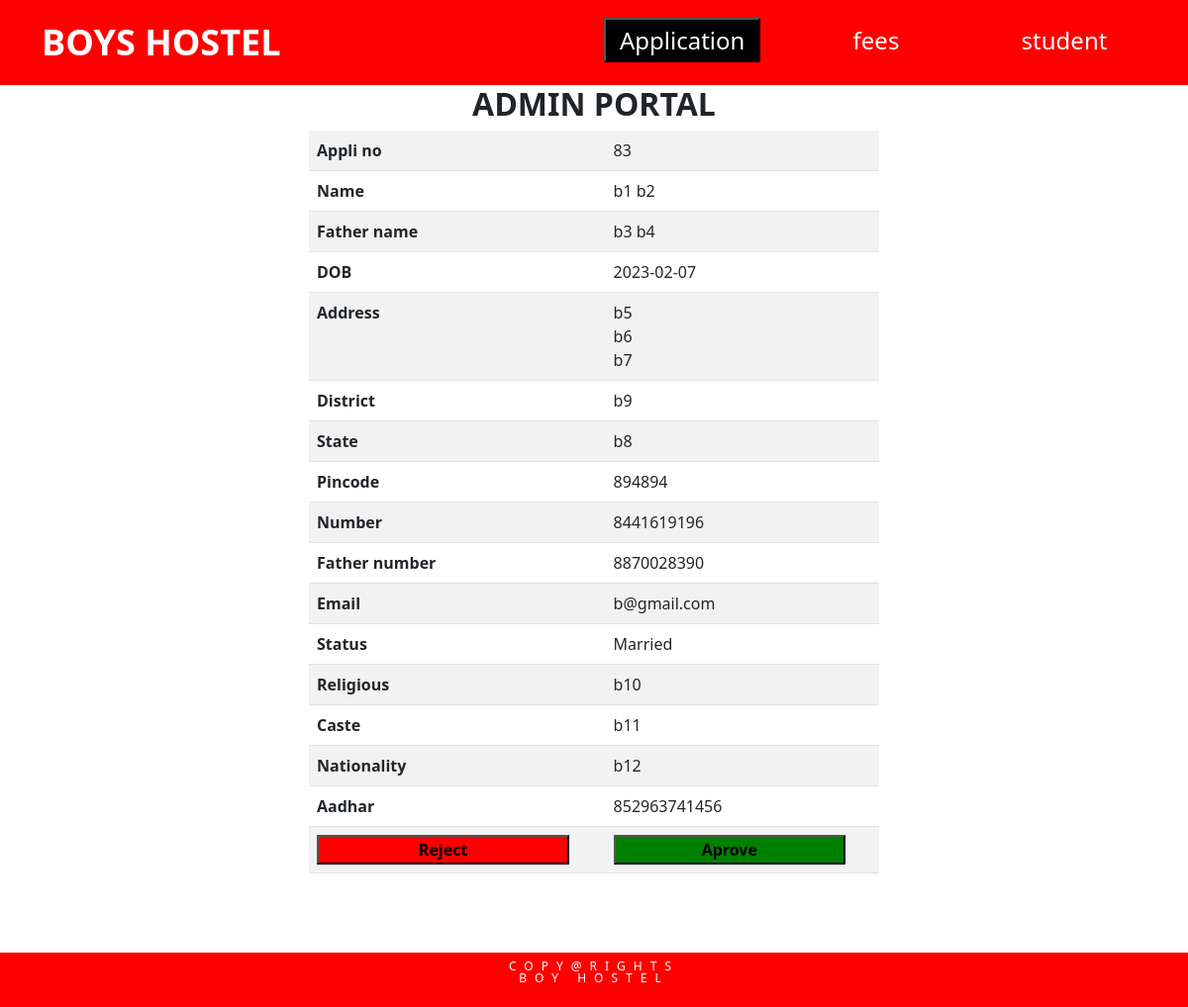
The page /include/indiual.php?appli_no=83 (signed in) on the database its author committed.
### tables this page shows
CREATE TABLE `application` (
  `appli_no` int(5) NOT NULL,
  `SFName` text DEFAULT NULL,
  `SMName` text NOT NULL,
  `SLName` text DEFAULT NULL,
  `FFName` text DEFAULT NULL,
  `FMName` text NOT NULL,
  `FLName` varchar(30) DEFAULT NULL,
  `dob` date DEFAULT NULL,
  `house_no` varchar(20) DEFAULT NULL,
  `area` text DEFAULT NULL,
  `street` text DEFAULT NULL,
  `state` text DEFAULT NULL,
  `district` text DEFAULT NULL,
  `pincode` bigint(6) DEFAULT NULL,
  `Sphone` bigint(10) DEFAULT NULL,
  `Fphone` bigint(10) DEFAULT NULL,
  `email` varchar(50) DEFAULT NULL,
  `status` char(10) DEFAULT NULL,
  `religious` text DEFAULT NULL,
  `caste` text DEFAULT NULL,
  `nationality` text DEFAULT NULL,
  `aadhar` bigint(12) DEFAULT NULL
);

### include/indiual.php (the view, shortened to what this page needs)
<!DOCTYPE html>
<html lang="en">
<head>
    <link rel="stylesheet" href="../assets/css/bootstrap.min.css">
</head>
<body>
    <div class="container-fluid py-3 " id="header">
        <div class="container">
            <div class="row" id="row">
                <div class="col-6">BOYS HOSTEL</div>
                <div class="col-2" id="butten"><a href="applicant.php"><button>Application</a></button></a></div>
                <div class="col-2"><a href="fees_details.php">fees</a></div>
                <div class="col-2"><a href="stud_details.php">student</a></div>
            </div>
        </div>
    </div>
    <div class="container-fluid" id="title">
        <h3>ADMIN PORTAL</h3>
    </div>
    <div class="contaier">
        <?php
        if (isset($_GET['appli_no'])) {
            $id = $_GET['appli_no'];
            $val = $id;
            include('dbconnection.php');
            $query = "select * from application where appli_no='$val'";
            $result = mysqli_query($con, $query);
            while ($row = mysqli_fetch_assoc($result)) {
        ?>
                <div class="container" style="width: 50%; margin-bottom: 80px;">
                <table class="table table-striped">
                <tr>
                        <th>Appli no</th>
                        <td><?php echo $row['appli_no']; ?></td>
                    </tr>
                    <tr>
                        <th>Name</th>
                        <td><?php echo $row['SFName'].' '. $row['SMName'].' '.$row['SLName']; ?></td>
                    </tr>
                    <tr>
                        <th>Father name</th>
                        <td><?php echo $row['FFName'].' '. $row['FMName'].' '.$row['FLName']; ?></td>
                    </tr>
                    <tr>
                        <th>DOB</th>
                        <td><?php echo $row['dob']; ?></td>
                    </tr>
                    <tr>
                        <th>Address</th>
                        <td><?php echo $row['house_no'].'<br>'. $row['area'].'<br>'. $row['street']; ?></td>
                    </tr>
                    <tr>
                        <th>District</th>
                        <td><?php echo $row['district']; ?></td>
                    </tr>
                    <tr>
                        <th>State</th>
                        <td><?php echo $row['state']; ?></td>
                    </tr>
                    <tr>
                        <th>Pincode</th>
                        <td><?php echo $row['pincode']; ?></td>
                    </tr>
                    <tr>
                        <th>Number</th>
                        <td><?php echo $row['Sphone']; ?></td>
                    </tr>
                    <tr>
                        <th>Father number</th>
                        <td><?php echo $row['Fphone']; ?></td>
                    </tr>
                    <tr>
                        <th>Email</th>
                        <td><?php echo $row['email']; ?></td>
                    </tr>
                    <tr>
                        <th>Status</th>
                        <td><?php echo $row['status']; ?></td>
                    </tr>
                    <tr>
                        <th>Religious</th>
                        <td><?php echo $row['religious']; ?></td>
                    </tr>
                    <tr>
                        <th>Caste</th>
                        <td><?php echo $row['caste']; ?></td>
                    </tr>
                    <tr>
                        <th>Nationality</th>
                        <td><?php echo $row['nationality']; ?></td>
                    </tr>
                    <tr>
                        <th>Aadhar</th>
                        <td><?php echo $row['aadhar']; ?></td>
                    </tr>
                    <tr>
                        <form action="" method="post">
                        <td><input type="submit" name="reject" value="Reject" style="background-color:red;"></td>
                        <td><input type="submit" name="Aprove" value="Aprove" style="background-color:green;"></td>
                        </form>
                    </tr>
                </table>
                </div>
                <?php
            }
        }
        ?>
    </div>
    <div class="container-fluid p-2" id="footer">
        <p>COPY@RIGHTS<BR>BOY HOSTEL</p>
    </div>
</body>
</html>

### include/indiual.php (style rules this page uses)
#header { background-color: red; color: white; height: auto; }
#header a { text-decoration: none; color: white; }
#header #row { font-size: 150%; }
#header .col-6 { font-weight: bolder; font-size:150% ; }
#header .col-2 { margin-top:0.6%; text-align: center; }
#header button { width: 95%; height: 95%; background-color: black; margin-top: -10%; margin-left:-7%; }
#title { text-align: center; }
#title h3 { font-size: 200%; font-weight: bolder; }
#footer { background-color: red; text-align: center; font-weight: lighter; color: white; line-height: 95%; font-size: 75%; }
#footer p { letter-spacing: 8px; }
input { width: 90%; font-weight: bold; }

### rows shown on the page
application: appli_no "83", SFName "b1", SLName "b2", FFName "b3", FLName "b4", dob "2023-02-07", house_no "b5", area "b6", street "b7", district "b9", state "b8", pincode "894894", Sphone "8441619196", Fphone "8870028390", email "b@gmail.com", status "Married", religious "b10", caste "b11", nationality "b12", aadhar "852963741456"
